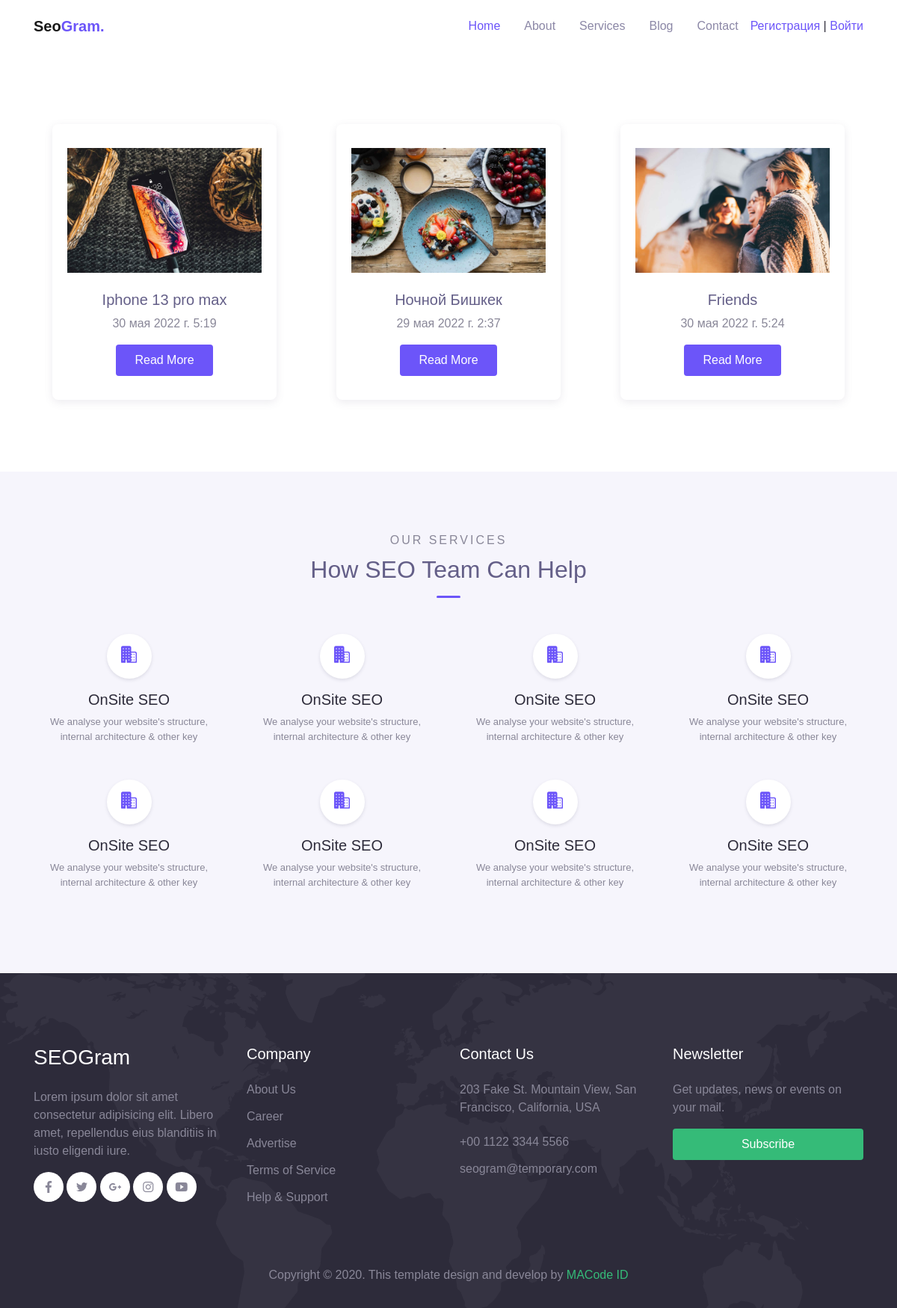
The app's page /service/ with its own data.
### app/models.py (models this page shows, shortened)
class News(models.Model):
    CHOICES = (
        ('Travel', 'Travel'),
        ('LifeStyle', 'LifeStyle'),
        ('Healthy', 'Healthy'),
        ('Food', 'Food'))
    title = models.CharField(max_length=255)
    content = models.TextField(blank=True)
    image = models.FileField(upload_to='media/%Y/%m/%d', blank=True)
    created = models.DateTimeField(auto_now_add=True)
    view_post = models.IntegerField(blank=True, default='0')
    choice = models.CharField(max_length=255, choices=CHOICES)
    author = models.CharField(max_length=255)
    like = models.IntegerField(default='0')
    tags = models.CharField(max_length=255, blank=True)
    class Meta:
        verbose_name_plural = "Новости"

### app/views.py (the view)
# urls.py: path('service/', service, name='service'),
def service(request):
    if News.objects.count() >= 3:
        three_popular_post = News.objects.order_by('-view_post')[:3]
    else:
        three_popular_post = News.objects.all()
    context = {'three_popular_post': three_popular_post}
    return render(request, 'service.html', context=context)

### app/templates/service.html (shortened to what this page needs)
{% extends 'base.html' %}
{% load static %}
{% block content %}
<div class="page-section">
  <div class="container">
    <div class="row">
      {% for p in three_popular_post %}
      <div class="col-lg-4">
        <div class="card-service wow fadeInUp">
          <div class="header">
            <img style="width: 100%;" src="{{ p.image.url }}" alt="">
          </div>
          <div class="body">
            <h5 class="text-secondary">{{ p.title }}</h5>
            <p>{{ p.created }}</p>
            <a href="{% url 'blog_details' p.pk %}" class="btn btn-primary">Read More</a>
          </div>
        </div>
      </div>
      {% endfor %}
    </div>
  </div>
</div>
  <div class="page-section bg-light">
    <div class="container">
      <div class="text-center">
        <div class="subhead">Our services</div>
        <h2 class="title-section">How SEO Team Can Help</h2>
        <div class="divider mx-auto"></div>
        <div class="row">
          <div class="col-sm-6 col-lg-4 col-xl-3 py-3">
            <div class="features">
              <div class="header mb-3">
                <span class="mai-business"></span>
              </div>
              <h5>OnSite SEO</h5>
              <p>We analyse your website's structure, internal architecture & other key</p>
            </div>
          </div>
          <div class="col-sm-6 col-lg-4 col-xl-3 py-3">
            <div class="features">
              <div class="header mb-3">
                <span class="mai-business"></span>
              </div>
              <h5>OnSite SEO</h5>
              <p>We analyse your website's structure, internal architecture & other key</p>
            </div>
          </div>
          <div class="col-sm-6 col-lg-4 col-xl-3 py-3">
            <div class="features">
              <div class="header mb-3">
                <span class="mai-business"></span>
              </div>
              <h5>OnSite SEO</h5>
              <p>We analyse your website's structure, internal architecture & other key</p>
            </div>
          </div>
          <div class="col-sm-6 col-lg-4 col-xl-3 py-3">
            <div class="features">
              <div class="header mb-3">
                <span class="mai-business"></span>
              </div>
              <h5>OnSite SEO</h5>
              <p>We analyse your website's structure, internal architecture & other key</p>
            </div>
          </div>
          <div class="col-sm-6 col-lg-4 col-xl-3 py-3">
            <div class="features">
              <div class="header mb-3">
                <span class="mai-business"></span>
              </div>
              <h5>OnSite SEO</h5>
              <p>We analyse your website's structure, internal architecture & other key</p>
            </div>
          </div>
          <div class="col-sm-6 col-lg-4 col-xl-3 py-3">
            <div class="features">
              <div class="header mb-3">
                <span class="mai-business"></span>
              </div>
              <h5>OnSite SEO</h5>
              <p>We analyse your website's structure, internal architecture & other key</p>
            </div>
          </div>
          <div class="col-sm-6 col-lg-4 col-xl-3 py-3">
            <div class="features">
              <div class="header mb-3">
                <span class="mai-business"></span>
              </div>
              <h5>OnSite SEO</h5>
              <p>We analyse your website's structure, internal architecture & other key</p>
            </div>
          </div>
          <div class="col-sm-6 col-lg-4 col-xl-3 py-3">
            <div class="features">
              <div class="header mb-3">
                <span class="mai-business"></span>
              </div>
              <h5>OnSite SEO</h5>
              <p>We analyse your website's structure, internal architecture & other key</p>
            </div>
          </div>
        </div>
      </div>
    </div>
  </div>
{% endblock %}

### app/static/css/theme.css (style rules this page uses)
:root { --primary: #6C55F9; --accent: #FF3D85; --secondary: #645F88; --success: #35bb78; --info: #05B4E1; --warning: #FAC14D; --danger: #FF4943; --grey: #B4B2C5; --dark: #2D2B3A; --light: #F6F5FC; }
body { font-family: "Work Sans", sans-serif; line-height: 1.5; color: #2D2B3A; }
a { color: #6C55F9; text-decoration: none; background-color: transparent; }
.bg-light { background-color: #F6F5FC !important; }
.text-secondary { color: #645F88 !important; }
.btn-primary { color: #fff; background-color: #6C55F9; border-color: transparent; }
.btn { padding: 8px 24px; }
.page-section { position: relative; padding-top: 80px; padding-bottom: 80px; color: #898798; overflow: hidden; }
.subhead { display: block; text-transform: uppercase; letter-spacing: 3px; color: #898798; font-weight: 500; margin-bottom: 8px; }
.title-section { color: #645F88; }
.divider { display: block; margin-top: 16px; margin-bottom: 32px; width: 32px; height: 3px; border-radius: 40px; background-color: #6C55F9; }
.card-service { display: block; margin: 16px auto; padding: 32px 20px; max-width: 300px; text-align: center; color: #898798; border-radius: 8px; box-shadow: 0 3px 12px rgba(95, 92, 120, 0.12); }
.card-service .header { margin-bottom: 24px; }
.features { text-align: center; }
.features .header { display: inline-block; width: 60px; height: 60px; line-height: 60px; border-radius: 50%; text-align: center; background-color: #fff; color: #6C55F9; font-size: 24px; box-shadow: 0 2px 4px rgba(95, 92, 120, 0.16); }
.features h5 { color: #2D2B3A; }
.features p { font-size: 13px; color: #898798; }

### records on screen
News: image (picture), title "Iphone 13 pro max", created "30 мая 2022 г. 5:19"
News: image (picture), title "Ночной Бишкек", created "29 мая 2022 г. 2:37"
News: image (picture), title "Friends", created "30 мая 2022 г. 5:24"
